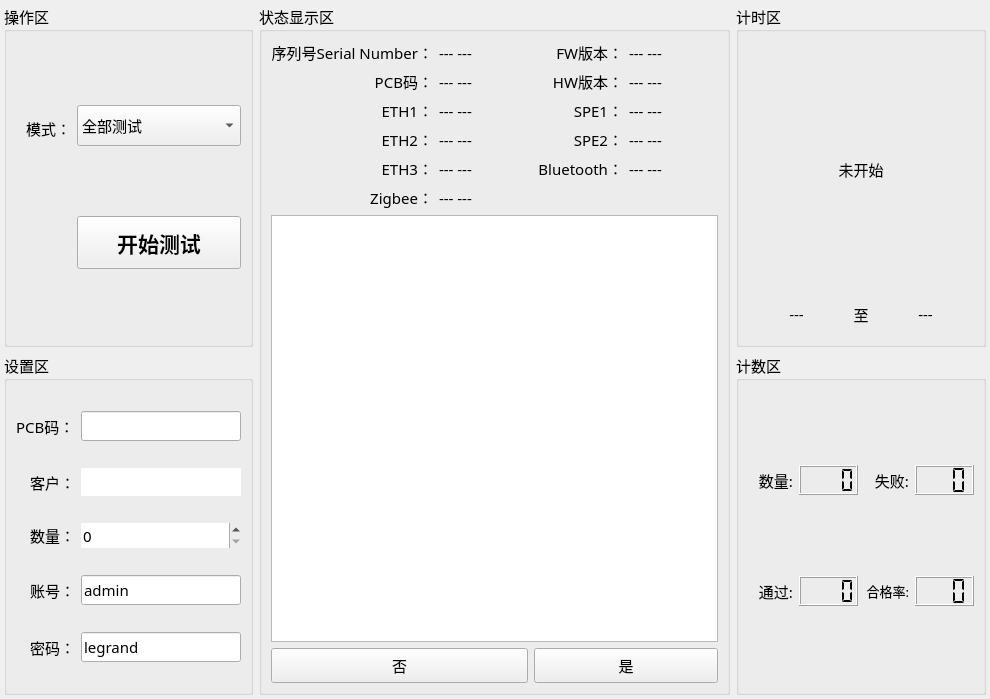
<?xml version="1.0" encoding="UTF-8"?>
<ui version="4.0">
 <class>Home_WorkWid</class>
 <widget class="QWidget" name="Home_WorkWid">
  <property name="geometry">
   <rect>
    <x>0</x>
    <y>0</y>
    <width>990</width>
    <height>699</height>
   </rect>
  </property>
  <property name="windowTitle">
   <string>Form</string>
  </property>
  <layout class="QHBoxLayout" name="horizontalLayout">
   <property name="spacing">
    <number>6</number>
   </property>
   <property name="leftMargin">
    <number>4</number>
   </property>
   <property name="topMargin">
    <number>4</number>
   </property>
   <property name="rightMargin">
    <number>4</number>
   </property>
   <property name="bottomMargin">
    <number>4</number>
   </property>
   <item>
    <layout class="QVBoxLayout" name="verticalLayout">
     <item>
      <widget class="QGroupBox" name="groupBox_4">
       <property name="minimumSize">
        <size>
         <width>0</width>
         <height>220</height>
        </size>
       </property>
       <property name="maximumSize">
        <size>
         <width>350</width>
         <height>16777215</height>
        </size>
       </property>
       <property name="font">
        <font>
         <family>微软雅黑</family>
         <pointsize>11</pointsize>
        </font>
       </property>
       <property name="title">
        <string>操作区</string>
       </property>
       <layout class="QGridLayout" name="gridLayout_3">
        <item row="0" column="0">
         <widget class="QLabel" name="label_10">
          <property name="minimumSize">
           <size>
            <width>55</width>
            <height>41</height>
           </size>
          </property>
          <property name="maximumSize">
           <size>
            <width>70</width>
            <height>35</height>
           </size>
          </property>
          <property name="font">
           <font>
            <family>微软雅黑</family>
            <pointsize>11</pointsize>
           </font>
          </property>
          <property name="text">
           <string>模式：</string>
          </property>
          <property name="alignment">
           <set>Qt::AlignRight|Qt::AlignTrailing|Qt::AlignVCenter</set>
          </property>
         </widget>
        </item>
        <item row="0" column="1">
         <widget class="QComboBox" name="modeBox">
          <property name="minimumSize">
           <size>
            <width>100</width>
            <height>41</height>
           </size>
          </property>
          <property name="font">
           <font>
            <family>微软雅黑</family>
            <pointsize>11</pointsize>
           </font>
          </property>
          <property name="contextMenuPolicy">
           <enum>Qt::NoContextMenu</enum>
          </property>
          <property name="currentIndex">
           <number>0</number>
          </property>
          <item>
           <property name="text">
            <string>全部测试</string>
           </property>
          </item>
          <item>
           <property name="text">
            <string>蜂鸣器测试</string>
           </property>
          </item>
          <item>
           <property name="text">
            <string>实时时钟测试</string>
           </property>
          </item>
          <item>
           <property name="text">
            <string>调试LED测试</string>
           </property>
          </item>
          <item>
           <property name="text">
            <string>PCB温度传感器</string>
           </property>
          </item>
          <item>
           <property name="text">
            <string>安全元件测试</string>
           </property>
          </item>
          <item>
           <property name="text">
            <string>蓝牙测试</string>
           </property>
          </item>
          <item>
           <property name="text">
            <string>以太网测试</string>
           </property>
          </item>
          <item>
           <property name="text">
            <string>SPE接口测试</string>
           </property>
          </item>
          <item>
           <property name="text">
            <string>Zigbee测试</string>
           </property>
          </item>
          <item>
           <property name="text">
            <string>RGB灯测试</string>
           </property>
          </item>
          <item>
           <property name="text">
            <string> RS485/Modbus测试</string>
           </property>
          </item>
          <item>
           <property name="text">
            <string>传感器测试</string>
           </property>
          </item>
          <item>
           <property name="text">
            <string>USB接口测试</string>
           </property>
          </item>
         </widget>
        </item>
        <item row="1" column="1">
         <widget class="QPushButton" name="startBtn">
          <property name="minimumSize">
           <size>
            <width>120</width>
            <height>0</height>
           </size>
          </property>
          <property name="maximumSize">
           <size>
            <width>187</width>
            <height>53</height>
           </size>
          </property>
          <property name="font">
           <font>
            <family>微软雅黑</family>
            <pointsize>16</pointsize>
            <bold>true</bold>
           </font>
          </property>
          <property name="text">
           <string>开始测试</string>
          </property>
         </widget>
        </item>
       </layout>
      </widget>
     </item>
     <item>
      <widget class="QGroupBox" name="groupBox_2">
       <property name="enabled">
        <bool>true</bool>
       </property>
       <property name="minimumSize">
        <size>
         <width>245</width>
         <height>0</height>
        </size>
       </property>
       <property name="maximumSize">
        <size>
         <width>350</width>
         <height>500</height>
        </size>
       </property>
       <property name="font">
        <font>
         <family>微软雅黑</family>
         <pointsize>11</pointsize>
        </font>
       </property>
       <property name="title">
        <string>设置区</string>
       </property>
       <layout class="QGridLayout" name="gridLayout_5">
        <item row="0" column="2">
         <widget class="QLineEdit" name="pcbCode"/>
        </item>
        <item row="3" column="2">
         <widget class="QLineEdit" name="userEdit_2">
          <property name="text">
           <string>admin</string>
          </property>
         </widget>
        </item>
        <item row="2" column="0">
         <widget class="QLabel" name="label_38">
          <property name="minimumSize">
           <size>
            <width>45</width>
            <height>20</height>
           </size>
          </property>
          <property name="maximumSize">
           <size>
            <width>100</width>
            <height>30</height>
           </size>
          </property>
          <property name="layoutDirection">
           <enum>Qt::RightToLeft</enum>
          </property>
          <property name="text">
           <string>数量：</string>
          </property>
          <property name="alignment">
           <set>Qt::AlignRight|Qt::AlignTrailing|Qt::AlignVCenter</set>
          </property>
         </widget>
        </item>
        <item row="1" column="2">
         <widget class="QLineEdit" name="userEdit">
          <property name="frame">
           <bool>false</bool>
          </property>
          <property name="cursorMoveStyle">
           <enum>Qt::LogicalMoveStyle</enum>
          </property>
          <property name="clearButtonEnabled">
           <bool>false</bool>
          </property>
         </widget>
        </item>
        <item row="2" column="2">
         <widget class="QSpinBox" name="cntSpin">
          <property name="minimumSize">
           <size>
            <width>110</width>
            <height>0</height>
           </size>
          </property>
          <property name="focusPolicy">
           <enum>Qt::WheelFocus</enum>
          </property>
          <property name="frame">
           <bool>false</bool>
          </property>
          <property name="correctionMode">
           <enum>QAbstractSpinBox::CorrectToPreviousValue</enum>
          </property>
          <property name="maximum">
           <number>9999</number>
          </property>
          <property name="singleStep">
           <number>100</number>
          </property>
          <property name="stepType">
           <enum>QAbstractSpinBox::DefaultStepType</enum>
          </property>
         </widget>
        </item>
        <item row="4" column="2">
         <widget class="QLineEdit" name="pwdEdit">
          <property name="text">
           <string>legrand</string>
          </property>
         </widget>
        </item>
        <item row="3" column="0">
         <widget class="QLabel" name="label">
          <property name="minimumSize">
           <size>
            <width>45</width>
            <height>0</height>
           </size>
          </property>
          <property name="text">
           <string>账号：</string>
          </property>
          <property name="alignment">
           <set>Qt::AlignRight|Qt::AlignTrailing|Qt::AlignVCenter</set>
          </property>
         </widget>
        </item>
        <item row="4" column="0">
         <widget class="QLabel" name="label_2">
          <property name="minimumSize">
           <size>
            <width>45</width>
            <height>0</height>
           </size>
          </property>
          <property name="text">
           <string>密码：</string>
          </property>
          <property name="alignment">
           <set>Qt::AlignRight|Qt::AlignTrailing|Qt::AlignVCenter</set>
          </property>
         </widget>
        </item>
        <item row="1" column="0">
         <widget class="QLabel" name="label_35">
          <property name="minimumSize">
           <size>
            <width>0</width>
            <height>20</height>
           </size>
          </property>
          <property name="maximumSize">
           <size>
            <width>80</width>
            <height>30</height>
           </size>
          </property>
          <property name="text">
           <string>客户：</string>
          </property>
          <property name="alignment">
           <set>Qt::AlignRight|Qt::AlignTrailing|Qt::AlignVCenter</set>
          </property>
         </widget>
        </item>
        <item row="0" column="0">
         <widget class="QLabel" name="label_4">
          <property name="text">
           <string>PCB码：</string>
          </property>
         </widget>
        </item>
       </layout>
      </widget>
     </item>
    </layout>
   </item>
   <item>
    <widget class="QGroupBox" name="groupBox_6">
     <property name="minimumSize">
      <size>
       <width>471</width>
       <height>691</height>
      </size>
     </property>
     <property name="font">
      <font>
       <family>微软雅黑</family>
       <pointsize>11</pointsize>
      </font>
     </property>
     <property name="title">
      <string>状态显示区</string>
     </property>
     <layout class="QGridLayout" name="gridLayout_2">
      <item row="4" column="1">
       <widget class="QLabel" name="eth2Lab">
        <property name="text">
         <string>--- ---</string>
        </property>
       </widget>
      </item>
      <item row="2" column="2">
       <widget class="QLabel" name="label_19">
        <property name="text">
         <string>SPE1：</string>
        </property>
        <property name="alignment">
         <set>Qt::AlignRight|Qt::AlignTrailing|Qt::AlignVCenter</set>
        </property>
       </widget>
      </item>
      <item row="3" column="1">
       <widget class="QLabel" name="eth1Lab">
        <property name="text">
         <string>--- ---</string>
        </property>
       </widget>
      </item>
      <item row="7" column="0" colspan="2">
       <widget class="QPushButton" name="NoBtn">
        <property name="minimumSize">
         <size>
          <width>40</width>
          <height>35</height>
         </size>
        </property>
        <property name="text">
         <string>否</string>
        </property>
       </widget>
      </item>
      <item row="1" column="1">
       <widget class="QLabel" name="macLab">
        <property name="text">
         <string>--- ---</string>
        </property>
       </widget>
      </item>
      <item row="3" column="2">
       <widget class="QLabel" name="label_20">
        <property name="text">
         <string>SPE2：</string>
        </property>
        <property name="alignment">
         <set>Qt::AlignRight|Qt::AlignTrailing|Qt::AlignVCenter</set>
        </property>
       </widget>
      </item>
      <item row="1" column="2">
       <widget class="QLabel" name="label_9">
        <property name="text">
         <string>HW版本：</string>
        </property>
        <property name="alignment">
         <set>Qt::AlignRight|Qt::AlignTrailing|Qt::AlignVCenter</set>
        </property>
       </widget>
      </item>
      <item row="3" column="0">
       <widget class="QLabel" name="label_18">
        <property name="text">
         <string>ETH2：</string>
        </property>
        <property name="alignment">
         <set>Qt::AlignRight|Qt::AlignTrailing|Qt::AlignVCenter</set>
        </property>
       </widget>
      </item>
      <item row="0" column="0">
       <widget class="QLabel" name="label_7">
        <property name="text">
         <string>序列号Serial Number：</string>
        </property>
        <property name="alignment">
         <set>Qt::AlignRight|Qt::AlignTrailing|Qt::AlignVCenter</set>
        </property>
       </widget>
      </item>
      <item row="1" column="0">
       <widget class="QLabel" name="label_13">
        <property name="text">
         <string>PCB码：</string>
        </property>
        <property name="alignment">
         <set>Qt::AlignRight|Qt::AlignTrailing|Qt::AlignVCenter</set>
        </property>
       </widget>
      </item>
      <item row="2" column="1">
       <widget class="QLabel" name="eth0Lab">
        <property name="text">
         <string>--- ---</string>
        </property>
       </widget>
      </item>
      <item row="0" column="1">
       <widget class="QLabel" name="snLab">
        <property name="text">
         <string>--- ---</string>
        </property>
       </widget>
      </item>
      <item row="0" column="3">
       <widget class="QLabel" name="fwLab">
        <property name="text">
         <string>--- ---</string>
        </property>
       </widget>
      </item>
      <item row="1" column="3">
       <widget class="QLabel" name="hwLab">
        <property name="text">
         <string>--- ---</string>
        </property>
       </widget>
      </item>
      <item row="5" column="1">
       <widget class="QLabel" name="zbLab">
        <property name="text">
         <string>--- ---</string>
        </property>
       </widget>
      </item>
      <item row="2" column="3">
       <widget class="QLabel" name="spe0Lab">
        <property name="text">
         <string>--- ---</string>
        </property>
       </widget>
      </item>
      <item row="2" column="0">
       <widget class="QLabel" name="label_14">
        <property name="text">
         <string>ETH1：</string>
        </property>
        <property name="alignment">
         <set>Qt::AlignRight|Qt::AlignTrailing|Qt::AlignVCenter</set>
        </property>
       </widget>
      </item>
      <item row="3" column="3">
       <widget class="QLabel" name="spe1Lab">
        <property name="text">
         <string>--- ---</string>
        </property>
       </widget>
      </item>
      <item row="7" column="2" colspan="2">
       <widget class="QPushButton" name="YesBtn">
        <property name="minimumSize">
         <size>
          <width>30</width>
          <height>35</height>
         </size>
        </property>
        <property name="text">
         <string>是</string>
        </property>
       </widget>
      </item>
      <item row="4" column="3">
       <widget class="QLabel" name="btLab">
        <property name="text">
         <string>--- ---</string>
        </property>
       </widget>
      </item>
      <item row="4" column="0">
       <widget class="QLabel" name="label_16">
        <property name="text">
         <string>ETH3：</string>
        </property>
        <property name="alignment">
         <set>Qt::AlignRight|Qt::AlignTrailing|Qt::AlignVCenter</set>
        </property>
       </widget>
      </item>
      <item row="4" column="2">
       <widget class="QLabel" name="label_21">
        <property name="text">
         <string>Bluetooth：</string>
        </property>
        <property name="alignment">
         <set>Qt::AlignRight|Qt::AlignTrailing|Qt::AlignVCenter</set>
        </property>
       </widget>
      </item>
      <item row="5" column="0">
       <widget class="QLabel" name="label_22">
        <property name="text">
         <string>Zigbee：</string>
        </property>
        <property name="alignment">
         <set>Qt::AlignRight|Qt::AlignTrailing|Qt::AlignVCenter</set>
        </property>
       </widget>
      </item>
      <item row="0" column="2">
       <widget class="QLabel" name="label_11">
        <property name="text">
         <string>FW版本：</string>
        </property>
        <property name="alignment">
         <set>Qt::AlignRight|Qt::AlignTrailing|Qt::AlignVCenter</set>
        </property>
       </widget>
      </item>
      <item row="6" column="0" colspan="4">
       <widget class="QTextEdit" name="textEdit">
        <property name="enabled">
         <bool>true</bool>
        </property>
        <property name="font">
         <font>
          <family>微软雅黑</family>
          <pointsize>14</pointsize>
         </font>
        </property>
        <property name="readOnly">
         <bool>true</bool>
        </property>
       </widget>
      </item>
     </layout>
    </widget>
   </item>
   <item>
    <layout class="QVBoxLayout" name="verticalLayout_2">
     <item>
      <widget class="QGroupBox" name="groupBox_1">
       <property name="minimumSize">
        <size>
         <width>250</width>
         <height>150</height>
        </size>
       </property>
       <property name="font">
        <font>
         <family>微软雅黑</family>
         <pointsize>11</pointsize>
        </font>
       </property>
       <property name="title">
        <string>计时区</string>
       </property>
       <layout class="QGridLayout" name="gridLayout">
        <property name="bottomMargin">
         <number>20</number>
        </property>
        <item row="0" column="0" colspan="3">
         <widget class="QLabel" name="timeLab">
          <property name="text">
           <string>未开始</string>
          </property>
          <property name="alignment">
           <set>Qt::AlignCenter</set>
          </property>
         </widget>
        </item>
        <item row="1" column="0">
         <widget class="QLabel" name="startLab">
          <property name="maximumSize">
           <size>
            <width>16777215</width>
            <height>20</height>
           </size>
          </property>
          <property name="text">
           <string>---</string>
          </property>
          <property name="alignment">
           <set>Qt::AlignCenter</set>
          </property>
         </widget>
        </item>
        <item row="1" column="1">
         <widget class="QLabel" name="label_3">
          <property name="maximumSize">
           <size>
            <width>20</width>
            <height>20</height>
           </size>
          </property>
          <property name="text">
           <string>至</string>
          </property>
          <property name="alignment">
           <set>Qt::AlignCenter</set>
          </property>
         </widget>
        </item>
        <item row="1" column="2">
         <widget class="QLabel" name="endLab">
          <property name="maximumSize">
           <size>
            <width>16777215</width>
            <height>20</height>
           </size>
          </property>
          <property name="text">
           <string>---</string>
          </property>
          <property name="alignment">
           <set>Qt::AlignCenter</set>
          </property>
         </widget>
        </item>
       </layout>
      </widget>
     </item>
     <item>
      <widget class="QGroupBox" name="groupBox_3">
       <property name="minimumSize">
        <size>
         <width>0</width>
         <height>130</height>
        </size>
       </property>
       <property name="font">
        <font>
         <family>微软雅黑</family>
         <pointsize>11</pointsize>
        </font>
       </property>
       <property name="title">
        <string>计数区</string>
       </property>
       <layout class="QGridLayout" name="gridLayout_4">
        <item row="0" column="0">
         <widget class="QLabel" name="label_27">
          <property name="maximumSize">
           <size>
            <width>45</width>
            <height>30</height>
           </size>
          </property>
          <property name="text">
           <string>数量:</string>
          </property>
          <property name="alignment">
           <set>Qt::AlignRight|Qt::AlignTrailing|Qt::AlignVCenter</set>
          </property>
         </widget>
        </item>
        <item row="0" column="1">
         <widget class="QLCDNumber" name="allLcd">
          <property name="maximumSize">
           <size>
            <width>60</width>
            <height>30</height>
           </size>
          </property>
          <property name="digitCount">
           <number>4</number>
          </property>
          <property name="segmentStyle">
           <enum>QLCDNumber::Flat</enum>
          </property>
         </widget>
        </item>
        <item row="0" column="2">
         <widget class="QLabel" name="label_28">
          <property name="maximumSize">
           <size>
            <width>45</width>
            <height>30</height>
           </size>
          </property>
          <property name="text">
           <string>失败:</string>
          </property>
          <property name="alignment">
           <set>Qt::AlignRight|Qt::AlignTrailing|Qt::AlignVCenter</set>
          </property>
         </widget>
        </item>
        <item row="0" column="3">
         <widget class="QLCDNumber" name="errLcd">
          <property name="maximumSize">
           <size>
            <width>70</width>
            <height>35</height>
           </size>
          </property>
          <property name="smallDecimalPoint">
           <bool>true</bool>
          </property>
          <property name="digitCount">
           <number>3</number>
          </property>
          <property name="segmentStyle">
           <enum>QLCDNumber::Flat</enum>
          </property>
          <property name="value" stdset="0">
           <double>0.000000000000000</double>
          </property>
          <property name="intValue" stdset="0">
           <number>0</number>
          </property>
         </widget>
        </item>
        <item row="1" column="0">
         <widget class="QLabel" name="label_29">
          <property name="maximumSize">
           <size>
            <width>45</width>
            <height>30</height>
           </size>
          </property>
          <property name="text">
           <string>通过:</string>
          </property>
          <property name="alignment">
           <set>Qt::AlignRight|Qt::AlignTrailing|Qt::AlignVCenter</set>
          </property>
         </widget>
        </item>
        <item row="1" column="1">
         <widget class="QLCDNumber" name="okLcd">
          <property name="maximumSize">
           <size>
            <width>60</width>
            <height>30</height>
           </size>
          </property>
          <property name="digitCount">
           <number>4</number>
          </property>
          <property name="segmentStyle">
           <enum>QLCDNumber::Flat</enum>
          </property>
          <property name="intValue" stdset="0">
           <number>0</number>
          </property>
         </widget>
        </item>
        <item row="1" column="2">
         <widget class="QLabel" name="label_30">
          <property name="maximumSize">
           <size>
            <width>60</width>
            <height>30</height>
           </size>
          </property>
          <property name="font">
           <font>
            <family>微软雅黑</family>
            <pointsize>10</pointsize>
           </font>
          </property>
          <property name="text">
           <string>合格率:</string>
          </property>
          <property name="alignment">
           <set>Qt::AlignRight|Qt::AlignTrailing|Qt::AlignVCenter</set>
          </property>
         </widget>
        </item>
        <item row="1" column="3">
         <widget class="QLCDNumber" name="passLcd">
          <property name="maximumSize">
           <size>
            <width>60</width>
            <height>30</height>
           </size>
          </property>
          <property name="smallDecimalPoint">
           <bool>true</bool>
          </property>
          <property name="digitCount">
           <number>3</number>
          </property>
          <property name="segmentStyle">
           <enum>QLCDNumber::Flat</enum>
          </property>
         </widget>
        </item>
       </layout>
      </widget>
     </item>
    </layout>
   </item>
  </layout>
 </widget>
 <resources/>
 <connections/>
</ui>
